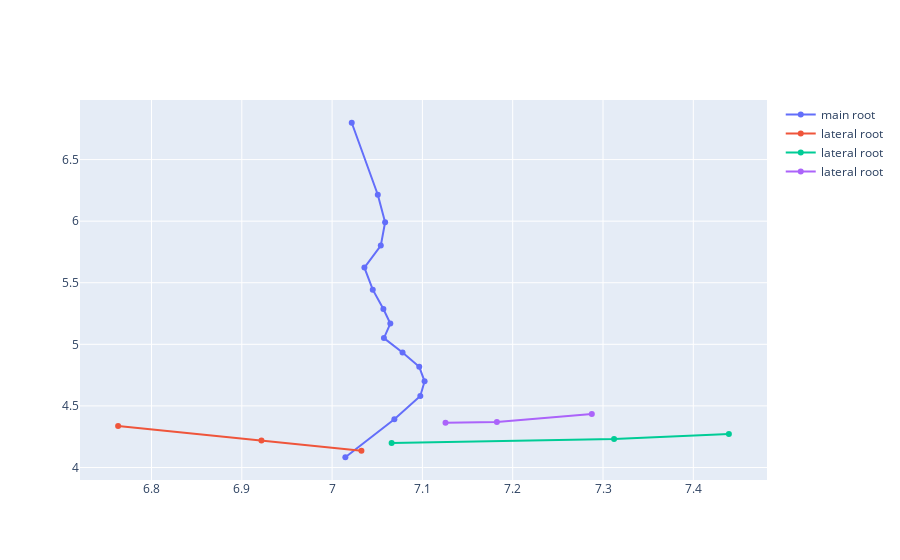
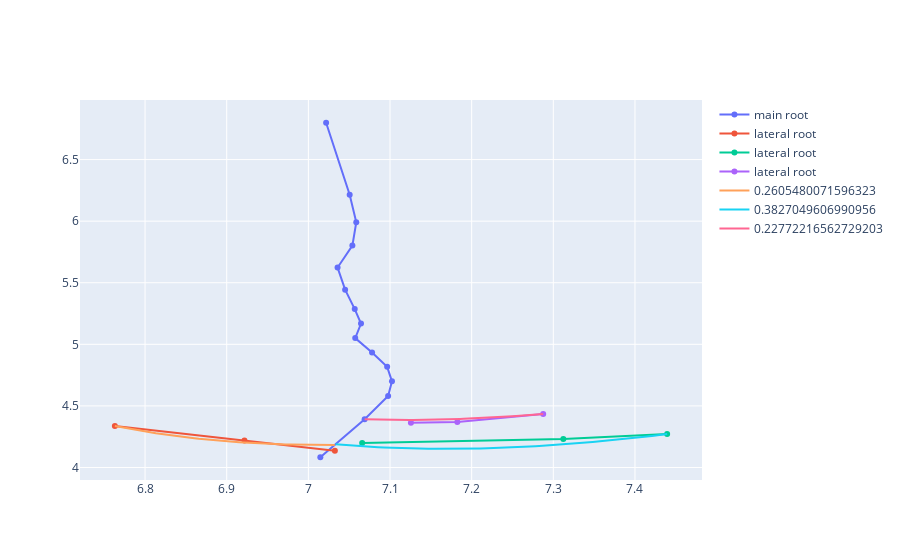
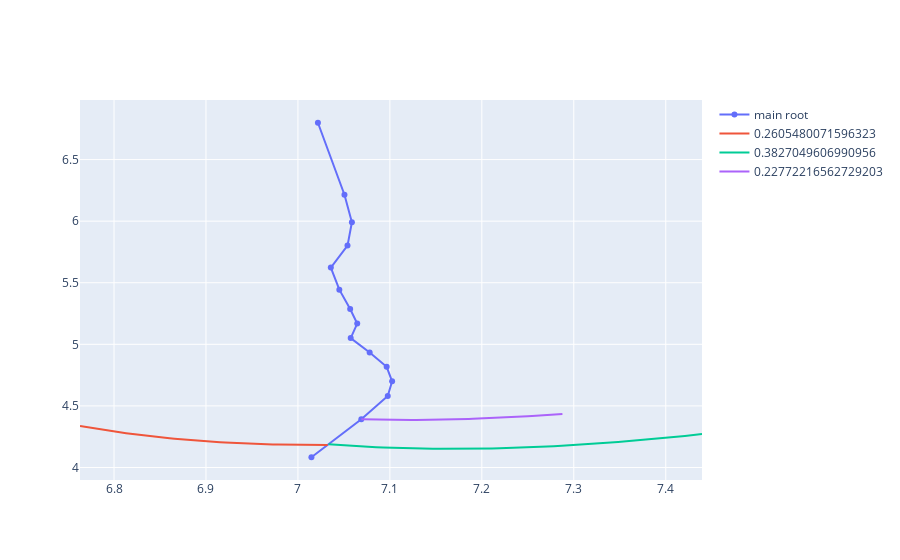
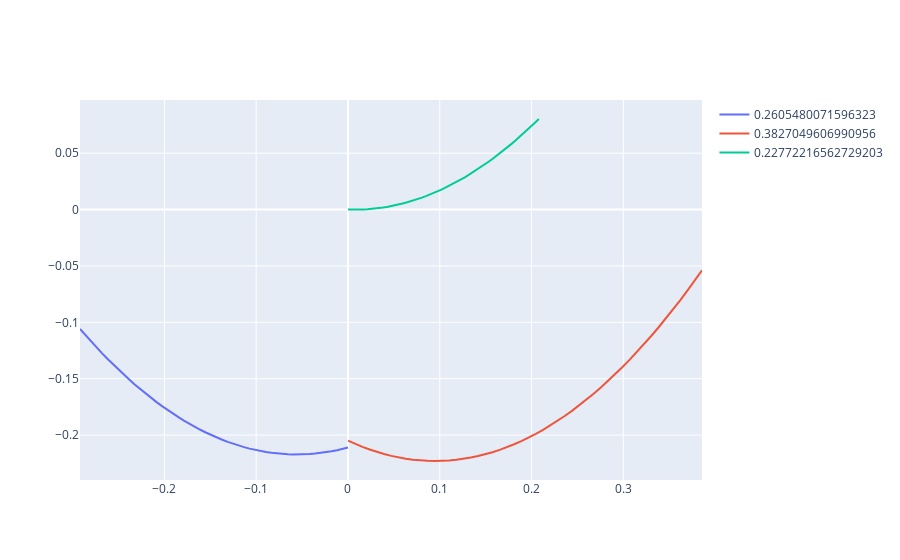

Write notebook code for charts like these, in order.
### Code cell
array = parseData('084_4_C_day1.csv') #using cell[2]
#returns [mainrootpoints, lateralRoot points]
fig = plotData(array) #cell[3]
fig.show()
fig2 = go.Figure()
fig3 =go.Figure()
G= 2
al =.7
latteralRoots = array[1]
MainRootPoints = array[0]
trace= plotPoints(MainRootPoints, "main root") #cell[4]
fig2.add_trace(trace)
pqs =[]
Info = [["pq", "length", "txy"]]
for root in latteralRoots:
    pqs.append(root[-1]) #takes the root tip point of each lateral root segment
for pq in pqs:
    DAC = findMostOptimal(MainRootPoints, G,al,pq) #cell[5]
    #returns length, txy, dplot, raplot
    array =[pq, DAC[0], DAC[1]]
    Info.append(array)
    fig.add_trace(DAC[3])
    fig2.add_trace(DAC[3])
    fig3.add_trace(DAC[2])
fig.show()
fig2.show()
fig3.show()
#print(Info)
